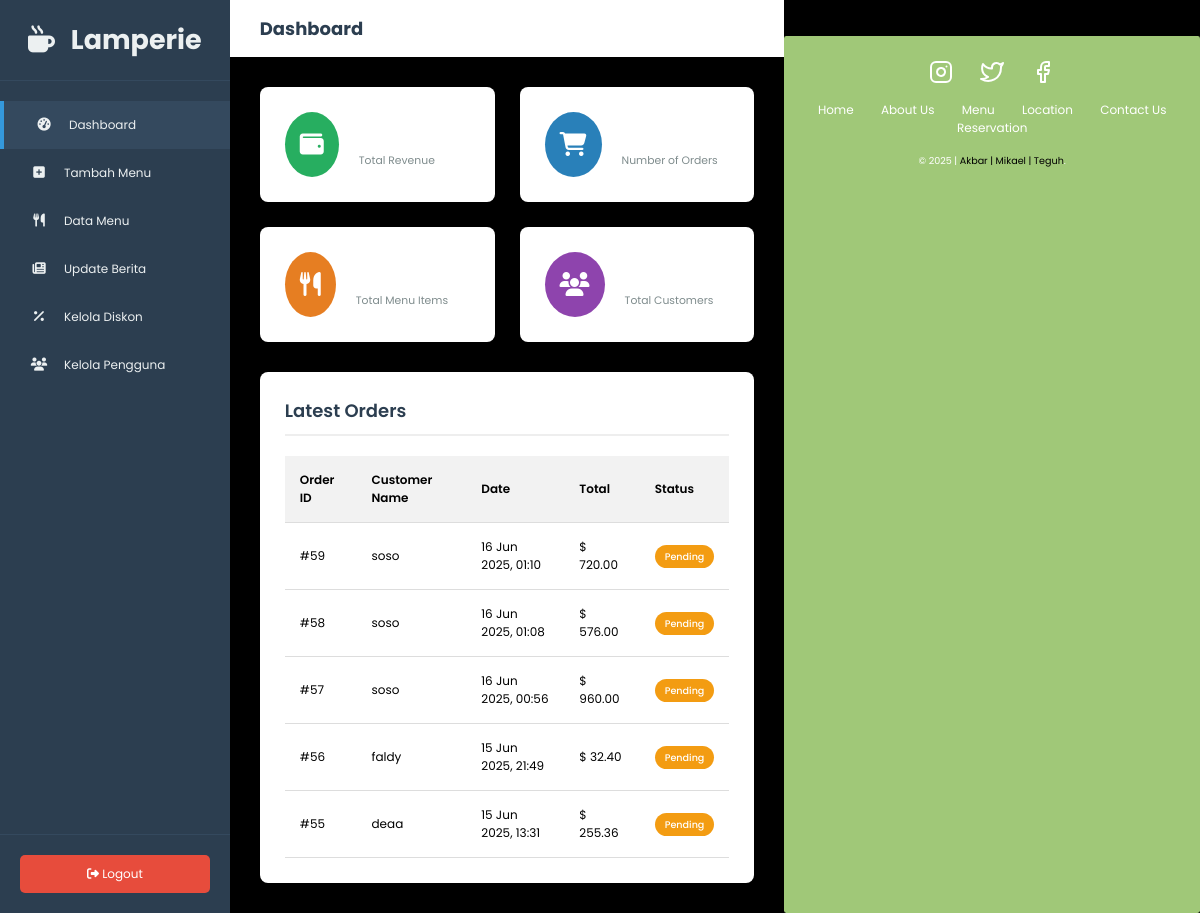
The page /admin/admin_dashboard.php (signed in) on the database its author committed.
### tables this page shows
CREATE TABLE `orders` (
  `order_id` int(11) NOT NULL,
  `user_id` int(11) NOT NULL,
  `table_number` int(11) DEFAULT NULL,
  `customer_name` varchar(255) DEFAULT NULL,
  `order_date` datetime DEFAULT current_timestamp(),
  `total_amount` decimal(10,2) NOT NULL,
  `total_price` decimal(10,2) NOT NULL,
  `payment_method` varchar(50) NOT NULL,
  `discount_code` varchar(50) DEFAULT NULL,
  `discount_amount` decimal(10,2) DEFAULT NULL,
  `order_status` varchar(50) DEFAULT NULL
);

CREATE TABLE `users` (
  `id` int(11) NOT NULL,
  `name` varchar(150) NOT NULL,
  `email` varchar(100) NOT NULL,
  `password` varchar(255) NOT NULL,
  `phone` varchar(20) DEFAULT NULL,
  `created_at` timestamp NOT NULL DEFAULT current_timestamp(),
  `role` enum('admin','user','kasir','manajer','kitchen','waiters') NOT NULL DEFAULT 'user',
  `member_id` varchar(20) DEFAULT NULL,
  `profile_picture` varchar(255) DEFAULT NULL
);

### admin/admin_dashboard.php (the view, shortened to what this page needs)
<?php
include '../koneksi.php';
$queryRevenue = "SELECT SUM(total_price) as total_revenue FROM orders";
$resultRevenue = mysqli_query($conn, $queryRevenue);
$revenueData = mysqli_fetch_assoc($resultRevenue);
$totalRevenue = "$ " . number_format($revenueData['total_revenue'] ?? 0, 0, ',', '.');
$queryOrders = "SELECT COUNT(order_id) as total_orders FROM orders";
$resultOrders = mysqli_query($conn, $queryOrders);
$totalOrders = mysqli_fetch_assoc($resultOrders)['total_orders'] ?? 0;
$queryMenuItems = "SELECT COUNT(menu_item_id) as total_items FROM menu_items";
$resultMenuItems = mysqli_query($conn, $queryMenuItems);
$totalMenuItems = mysqli_fetch_assoc($resultMenuItems)['total_items'] ?? 0;
$queryUsers = "SELECT COUNT(id) as total_users FROM users WHERE role = 'user'";
$resultUsers = mysqli_query($conn, $queryUsers);
$totalUsers = mysqli_fetch_assoc($resultUsers)['total_users'] ?? 0;
$queryRecentOrders = "
    SELECT o.order_id, u.name as customer_name, o.order_date, o.total_price, o.order_status
    FROM orders o
    JOIN users u ON o.user_id = u.id
    ORDER BY o.order_date DESC
    LIMIT 5";
$resultRecentOrders = mysqli_query($conn, $queryRecentOrders);
$adminName = htmlspecialchars($_SESSION['user']['name']);
?>
<!DOCTYPE html>
<html lang="id">
<head>
    <link rel="stylesheet" href="assets/css/admin.css">
    <link rel="stylesheet" href="https://cdnjs.cloudflare.com/ajax/libs/font-awesome/6.4.0/css/all.min.css" />
</head>
<body>
    <aside class="sidebar">
        <div class="sidebar-header">
            <h2><i class="fas fa-mug-hot"></i> <span>Lamperie</span></h2>
        </div>
        <ul class="sidebar-menu">
            <li><a href="#" class="active"><i class="fas fa-tachometer-alt icon"></i> <span class="menu-text">Dashboard</span></a></li>
            <li><a href="form_menu.php"><i class="fas fa-plus-square icon"></i> <span class="menu-text">Tambah Menu</span></a></li>
            <li><a href="data_menu.php"><i class="fas fa-utensils icon"></i> <span class="menu-text">Data Menu</span></a></li>
            <li><a href="kelola_berita.php"><i class="fas fa-newspaper icon"></i> <span class="menu-text">Update Berita</span></a></li>
            <li><a href="kelola_diskon.php"><i class="fas fa-percent icon"></i> <span class="menu-text">Kelola Diskon</span></a></li>
            <li><a href="kelola_pengguna.php"><i class="fas fa-users icon"></i> <span class="menu-text">Kelola Pengguna</span></a></li>
        </ul>
        <div class="sidebar-footer">
            <a href="../logout.php"><i class="fas fa-sign-out-alt"></i> Logout</a>
        </div>
    </aside>
    <main class="main-content">
        <header class="header">
            <h1>Dashboard</h1>
            <div class="admin-info">
                Welcome, <strong><?= $adminName ?></strong>
            </div>
        </header>
        <section class="content-area">
            <div class="summary-cards">
                <div class="card card-revenue">
                    <div class="icon-wrapper"><i class="fas fa-wallet"></i></div>
                    <div class="card-info">
                        <h3 id="total-revenue-value"><?= $totalRevenue ?></h3>
                        <p>Total Revenue</p>
                    </div>
                </div>
                <div class="card card-orders">
                    <div class="icon-wrapper"><i class="fas fa-shopping-cart"></i></div>
                    <div class="card-info">
                        <h3><?= $totalOrders ?></h3>
                        <p>Number of Orders</p>
                    </div>
                </div>
                <div class="card card-menu">
                    <div class="icon-wrapper"><i class="fas fa-utensils"></i></div>
                    <div class="card-info">
                        <h3><?= $totalMenuItems ?></h3>
                        <p>Total Menu Items</p>
                    </div>
                </div>
                <div class="card card-users">
                    <div class="icon-wrapper"><i class="fas fa-users"></i></div>
                    <div class="card-info">
                        <h3><?= $totalUsers ?></h3>
                        <p>Total Customers</p>
                    </div>
                </div>
            </div>
            <div class="recent-orders">
                <h2>Latest Orders</h2>
                <div class="table-wrapper">
                    <table>
                        <thead>
                            <tr>
                                <th>Order ID</th>
                                <th>Customer Name</th>
                                <th>Date</th>
                                <th>Total</th>
                                <th>Status</th>
                            </tr>
                        </thead>
                        <tbody>
                            <?php if(mysqli_num_rows($resultRecentOrders) > 0): ?>
                                <?php while($order = mysqli_fetch_assoc($resultRecentOrders)): ?>
                                    <tr>
                                        <td>#<?= $order['order_id'] ?></td>
                                        <td><?= htmlspecialchars($order['customer_name']) ?></td>
                                        <td><?= date('d M Y, H:i', strtotime($order['order_date'])) ?></td>
                                        <td>$ <?= number_format($order['total_price'], 2, '.', ',') ?></td>
                                        <td>
                                            <span class="status pending"><?= htmlspecialchars($order['order_status']) ?></span>
                                        </td>
                                    </tr>
                                <?php endwhile; ?>
                            <?php else: ?>
                                <tr>
                                    <td colspan="5" style="text-align:center;">Belum ada pesanan.</td>
                                </tr>
                            <?php endif; ?>
                        </tbody>
                    </table>
                </div>
            </div>
        </section>
    </main>
<?php include 'footer.php'; ?>
</body>
</html>

### admin/assets/css/admin.css (style rules this page uses)
:root { --primary-color: #2c3e50; --secondary-color: #34495e; --accent-color: #3498db; --light-color: #ecf0f1; --bg-color: #f4f7f9; --white-color: #ffffff; --shadow: 0 4px 8px rgba(0,0,0,0.1); }
* { margin: 0; padding: 0; box-sizing: border-box; }
body { font-family: 'Poppins', sans-serif; background-color: var(--bg-color); display: flex; min-height: 100vh; }
.sidebar { width: 260px; background-color: var(--primary-color); color: var(--light-color); display: flex; flex-direction: column; transition: width 0.3s ease; }
.sidebar-header { padding: 20px; text-align: center; font-size: 1.5rem; font-weight: 600; border-bottom: 1px solid var(--secondary-color); }
.sidebar-header .fa-mug-hot { margin-right: 10px; }
.sidebar-menu { list-style: none; flex-grow: 1; padding-top: 20px; }
.sidebar-menu li a { display: flex; align-items: center; padding: 15px 25px; color: var(--light-color); text-decoration: none; font-size: 1rem; transition: background 0.3s, padding-left 0.3s; border-left: 4px solid transparent; }
.sidebar-menu li a .icon { margin-right: 15px; width: 20px; text-align: center; font-size: 1.1rem; }
.sidebar-menu li a.active, .sidebar-menu li a:hover { background: var(--secondary-color); border-left-color: var(--accent-color); padding-left: 30px; }
.sidebar-footer { padding: 20px; border-top: 1px solid var(--secondary-color); }
.sidebar-footer a { background-color: #e74c3c; color: var(--white-color); text-align: center; padding: 10px; border-radius: 5px; text-decoration: none; display: block; transition: background-color 0.3s; }
.main-content { flex-grow: 1; display: flex; flex-direction: column; overflow-x: hidden; }
.header { background: var(--white-color); padding: 15px 30px; display: flex; justify-content: space-between; align-items: center; box-shadow: var(--shadow); z-index: 10; }
.header h1 { font-size: 1.5rem; color: var(--primary-color); }
.header .admin-info { font-size: 1rem; }
.content-area { padding: 30px; flex-grow: 1; }
.summary-cards { display: grid; grid-template-columns: repeat(auto-fit, minmax(220px, 1fr)); gap: 25px; margin-bottom: 30px; }
.card { background: var(--white-color); padding: 25px; border-radius: 8px; box-shadow: var(--shadow); display: flex; align-items: center; gap: 20px; }
.card .icon-wrapper { font-size: 2rem; padding: 15px; border-radius: 50%; color: var(--white-color); }
.card-revenue .icon-wrapper { background-color: #27ae60; }
.card-orders .icon-wrapper { background-color: #2980b9; }
.card-menu .icon-wrapper { background-color: #e67e22; }
.card-users .icon-wrapper { background-color: #8e44ad; }
.card-info h3 { font-size: 1.8rem; font-weight: 600; }
.card-info p { font-size: 0.9rem; color: #7f8c8d; }
.recent-orders { background: var(--white-color); padding: 25px; border-radius: 8px; box-shadow: var(--shadow); }
.recent-orders h2 { margin-bottom: 20px; font-weight: 600; color: var(--primary-color); border-bottom: 2px solid #eee; padding-bottom: 10px; }
.table-wrapper { overflow-x: auto; }
table { width: 100%; border-collapse: collapse; }
th, td { color: black; padding: 15px; text-align: left; border-bottom: 1px solid #ddd; }
th { background-color: #f2f2f2; font-weight: 600; }
.status { padding: 5px 10px; border-radius: 20px; color: var(--white-color); font-size: 0.8rem; font-weight: 500; }
.status.pending { background-color: #f39c12; }

### css/style.css (style rules this page uses)
:root { --primary: #a0c878; --bg: black; --bgsecondary: white; }
* { margin: 0; padding: 0; box-sizing: border-box; outline: none; border: none; text-decoration: none; }
html { scroll-behavior: smooth; }
body { font-family: "Poppins", sans-serif; background-color: var(--bg); color: white; }
@media (max-width: 1366px) { html { font-size: 75%; } }

### rows shown on the page
orders: order_id "59", user.name "soso", order_date "16 Jun 2025, 01:10", total_price "720.00", order_status "Pending"
orders: order_id "58", user.name "soso", order_date "16 Jun 2025, 01:08", total_price "576.00", order_status "Pending"
orders: order_id "57", user.name "soso", order_date "16 Jun 2025, 00:56", total_price "960.00", order_status "Pending"
orders: order_id "56", user.name "faldy", order_date "15 Jun 2025, 21:49", total_price "32.40", order_status "Pending"
orders: order_id "55", user.name "deaa", order_date "15 Jun 2025, 13:31", total_price "255.36", order_status "Pending"
